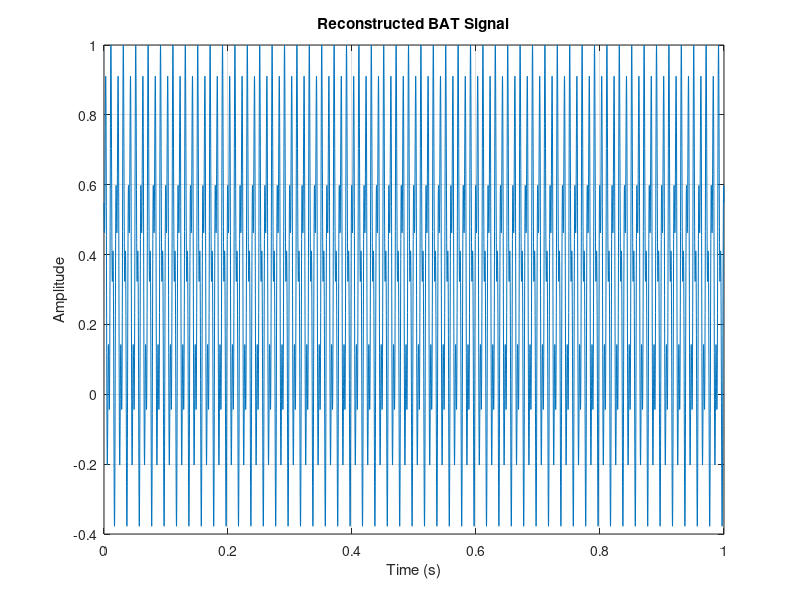

The MATLAB source for this figure:
% Given data
frequencies = [-250, -100, 0, 100, 250]; % Hz
amplitudes  = [4, 7, 10, 7, 4];
phases      = [-pi/2, pi/3, 0, -pi/3, pi/2];

% Sampling settings
Fs = 8000;         % Sampling frequency (Hz)
T  = 1;            % Signal duration (seconds)
t  = 0:1/Fs:T;     % Time vector

% Reconstruct the signal
x = zeros(size(t));
for k = 1:length(frequencies)
    x = x + amplitudes(k) * cos(2*pi*frequencies(k)*t + phases(k));
end

% Normalize to prevent clipping in playback
x = x / max(abs(x));

% Play the audio
sound(x, Fs);

% Optional: Save to file
audiowrite('BAT_signal.wav', x, Fs);

% Plot the waveform
figure;
plot(t, x);
xlabel('Time (s)');
ylabel('Amplitude');
title('Reconstructed BAT Signal');
grid on;
